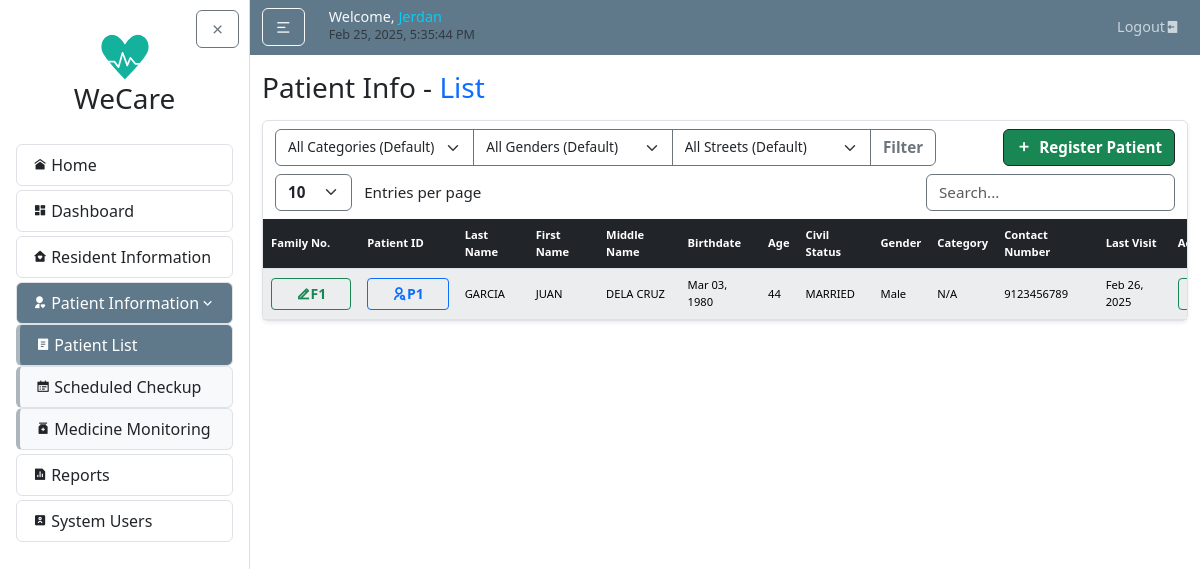
Screenshot of /patients/ (signed in) with the database file from the repository.
### patientInfo/models.py (models this page shows, shortened)
class Patient(models.Model):
    patientID = models.CharField(max_length=10, unique=True, editable=False, default="P0")
    resident = models.OneToOneField(Resident, on_delete=models.CASCADE)
    @property
    def last_visit_date(self):
        latest_record = self.medical_records.order_by('-last_visited').first()
        return latest_record.last_visited if latest_record else None

class MedicalRecord(models.Model):
    patient = models.ForeignKey(Patient, on_delete=models.CASCADE, related_name="medical_records")
    concern = models.CharField(max_length=255)
    description = models.TextField(null=True, blank=True)
    last_visited = models.DateField()

### residentInfo/models.py (models this page shows, shortened)
class Resident(models.Model):
    id = models.CharField(max_length=10, primary_key=True, editable=False)
    family = models.ForeignKey(Family, on_delete=models.CASCADE, related_name='residents', null=True)
    last_name = models.CharField(max_length=100, default="--")
    first_name = models.CharField(max_length=100, default="--")
    middle_name = models.CharField(max_length=100, blank=True, null=True, default="--")
    relationship_to_head = models.CharField(max_length=50, default="--")
    birthdate = models.DateField(default=datetime.date(2000, 1, 1))
    age = models.PositiveIntegerField(default=0)
    civil_status = models.CharField(max_length=50, default="--")
    gender = models.CharField(max_length=20, choices=GENDER_CHOICES, default="Male")
    category = models.CharField(max_length=20, choices=CATEGORY_CHOICES, default='N/A')
    present_address = models.CharField(max_length=255, default="--")
    contact_number = models.CharField(max_length=20, default="--")
    date_updated = models.DateTimeField(auto_now=True)

class Family(models.Model):
    family_no = models.CharField(max_length=10, primary_key=True, editable=False)
    date_updated = models.DateTimeField(auto_now=True)

### patientInfo/views.py (the view)
# urls.py: path('', views.patient_list, name='patient-list'),
@login_required
def patient_list(request):
    patients = Patient.objects.select_related('resident').all().order_by('patientID')
    return render(request, 'patientInfo/patient_list.html', {'patients': patients})

### patientInfo/templates/patientInfo/patient_list.html (shortened to what this page needs)
{% extends "home/layout.html" %}
{% load static %}
{% block body %}
<h3 class="mb-3">Patient Info - <span class="text-primary">List</span></h3>
<article class="content-section border rounded p-0 shadow-sm">
    <div class="container">
      <div class="row mt-2">
        <div class="col-auto">
          <form method="get" action="">
            <div class="input-group">
                <select name="category" class="form-select border-secondary" style="cursor: pointer; vertical-align: middle; font-size: calc(0.7rem + 0.2vw);">
                  <option value="" {% if not request.GET.category %}selected{% endif %}>All Categories (Default)</option>
                </select>
                <select name="gender" class="form-select border-secondary" style="cursor: pointer; vertical-align: middle; font-size: calc(0.7rem + 0.2vw);">
                  <option value="" {% if not request.GET.gender %}selected{% endif %}>All Genders (Default)</option>
                </select>
                <select name="street" class="form-select border-secondary" style="cursor: pointer; vertical-align: middle; font-size: calc(0.7rem + 0.2vw);">
                  <option value="" {% if not request.GET.street %}selected{% endif %}>All Streets (Default)</option>
                </select>
                <button type="submit" class="btn btn-outline-secondary fw-bold" style="font-size: calc(0.8rem + 0.2vw);">Filter</button>
            </div>
          </form>
        </div>
        <div class="col-auto ms-auto">
          <a href="{% url 'patient-select' %}" class="btn btn-success info border-dark fw-bold d-flex align-items-center" style="font-size: calc(0.8rem + 0.2vw);">
            <i class="ri-add-fill" style="font-size: calc(0.6rem + 0.4vw);"></i>
            <span class="ms-2">Register Patient</span>
          </a>
        </div>
      </div>
      <div class="row mt-2">
        <div class="col-auto">
          <select id="customEntries" class="form-select d-inline w-auto border-secondary fw-bold" style="font-size: calc(0.8rem + 0.2vw); cursor: pointer; vertical-align: middle;">
            <option value="10">10</option>
          </select>
          <span class="d-inline ms-2" style="font-size: calc(0.8rem + 0.2vw); vertical-align: middle;">Entries per page</span>
        </div>
        <div class="col-auto ms-auto">
          <input type="text" id="searchBar" class="form-control d-inline w-auto border-secondary" placeholder="Search..." style="font-size: calc(0.8rem + 0.2vw); vertical-align: middle;">
        </div>
      </div>
    </div>
    <div class="table-responsive mt-2">
        <table id="dataTable" class="table table-light table-striped text-center m-0 projectTables">
        <thead class="table-dark">
          <tr>
            <th class="text-start">Family No.</th>
            <th class="text-start">Patient ID</th>
            <th class="text-start">Last Name</th>
            <th class="text-start">First Name</th>
            <th class="text-start">Middle Name</th>
            <th class="text-start">Birthdate</th>
            <th class="text-start">Age</th>
            <th class="text-start">Civil Status</th>
            <th class="text-start">Gender</th>
            <th class="text-start">Category</th>
            <th class="text-start">Contact Number</th>
            <th class="text-start">Last Visit</th>
            <th class="text-start">Action</th>
          </tr>
        </thead>
        <tbody>
            {% for patient in patients %}
            <tr>
                <td class="text-start">
                  <a href="{% url 'family-update' patient.resident.family.family_no %}"
                     class="btn btn-sm btn-outline-success fw-bold px-4">
                    <i class="ri-edit-2-line"></i>{{ patient.resident.family.family_no }}
                  </a>
                </td>
                <td class="text-start">
                  <a href="{% url 'patient-detail' patient.patientID %}" class="btn btn-sm btn-outline-primary fw-bold px-4">
                    <i class="ri-user-search-line"></i>{{ patient.patientID }}
                  </a>
                </td>
                <td class="text-start">{{ patient.resident.last_name }}</td>
                <td class="text-start">{{ patient.resident.first_name }}</td>
                <td class="text-start">{{ patient.resident.middle_name }}</td>
                <td class="text-start">{{ patient.resident.birthdate|date:"M d, Y" }}</td>
                <td class="text-start">{{ patient.resident.age }}</td>
                <td class="text-start">{{ patient.resident.civil_status }}</td>
                <td class="text-start">{{ patient.resident.gender }}</td>
                <td class="text-start">{{ patient.resident.category }}</td>
                <td class="text-start">{{ patient.resident.contact_number }}</td>
                <td class="text-start">
                  {% if patient.last_visit_date %}
                    {{ patient.last_visit_date|date:"M d, Y" }}
                  {% else %}
                    --
                  {% endif %}
                </td>
                <td>
                    <div class="d-flex">
                      <a href="{% url "patient-update" patient.patientID %}" class="btn btn-sm btn-outline-success fw-bold flex-fill me-1">
                      </a>
                    </div>
                </td>
            </tr>
            {% endfor %}
        </tbody>
        </table>
    </div>
</article>
{% endblock body %}

### home/templates/home/layout.html (shortened to what this page needs)
{% load static %}
<!DOCTYPE html>
<html lang="en">
<head>
  <link rel="stylesheet" type="text/css" href="{% static 'home/main.css' %}">
  <link href="https://cdn.jsdelivr.net/npm/bootstrap@5.3.3/dist/css/bootstrap.min.css" rel="stylesheet">
  <link rel="stylesheet" href="https://cdnjs.cloudflare.com/ajax/libs/remixicon/4.6.0/remixicon.css">
  <link rel="stylesheet" href="//cdn.datatables.net/2.2.2/css/dataTables.dataTables.min.css">
  <link rel="stylesheet" href="https://cdn.jsdelivr.net/npm/flatpickr/dist/flatpickr.min.css">
</head>
<body>
  {% include "home/sidebar.html" %}
    <div id="content-wrapper" class="flex-grow-1">
      <header class="site-header">
        <nav class="navbar navbar-expand-md navbar-dark bg-steel">
          <div class="container">
            <div class="navbar-nav align-items-xl-center">
              <button id="sidebarToggle" class="btn btn-outline-light me-3 my-auto">
                <i class="ri-menu-2-line"></i>
              </button>
            </div>
            <div class="ms-2 me-auto">
              <h5 class="d-flex align-items-end gap-1 mb-1">
                  <span class="text-light nav-font">
                      {% if user.is_authenticated %}Welcome, <span class="text-info">{{ request.user }}</span> <br>{% endif %}
                      <small id="clock" class="my-auto text-muted text-light"></small>
                  </span>
              </h5>
            </div>
            <div class="navbar-nav ms-auto nav-font">
              {% if user.is_authenticated %}
                <a class="nav-item nav-link" href="{% url "logout" %}">Logout<i class="ri-logout-box-fill "></i></a>
              {% endif %}
            </div>
          </div>
        </nav>
      </header>
      <main id="main-content" role="main" class="container mt-3">
          <div class="row">
            <div class="col">
              {% block body %}{% endblock %}
            </div>
          </div>
      </main>
    </div>
  </div>
</body>
</html>

### home/static/home/main.css (style rules this page uses)
body { background: #fafafa; color: #333333; }
h1, h2, h3, h4, h5, h6 { color: #444444; font-size: calc(1rem + 0.8vw); margin-bottom: 1rem; }
.bg-steel { background-color: #5f788a; }
.site-header { position: sticky; top: 0; z-index: 1000; }
.navbar-nav { flex-wrap: wrap; gap: 0.5rem; }
.navbar-nav .nav-link { color: #cbd5db; transition: color 0.2s ease; }
.nav-font { font-size: clamp(0.7rem, 1.2vw, 1rem); }
.content-section { background: #ffffff; padding: 1.25rem; border: 1px solid #dddddd; border-radius: 0.5rem; margin-bottom: 1.5rem; }
#content-wrapper { flex: 1; min-width: 0; transition: margin-left 0.3s ease; }
.projectTables { min-width: 992px; font-size: calc(0.55rem + 0.2vw); margin-bottom: 0; }
.projectTables th, .projectTables td { padding: calc(5px + 0.2vw) calc(8px + 0.2vw); vertical-align: middle; border-color: #dee2e6; text-align: center; }
.projectTables thead th { font-weight: 600; }
button, input[type="submit"] { margin-top: 10px; }
.container { max-width: 1490px!important; }

### rows the page displays
Patient: resident.family.family_no "F1", patientID "P1", resident.last_name "GARCIA", resident.first_name "JUAN", resident.middle_name "DELA CRUZ", resident.birthdate "Mar 03, 1980", resident.age "44", resident.civil_status "MARRIED", resident.gender "Male", resident.category "N/A", resident.contact_number "9123456789", last_visit_date "Feb 26, 2025"

### other values shown
{{ request.user }} "Jerdan"
